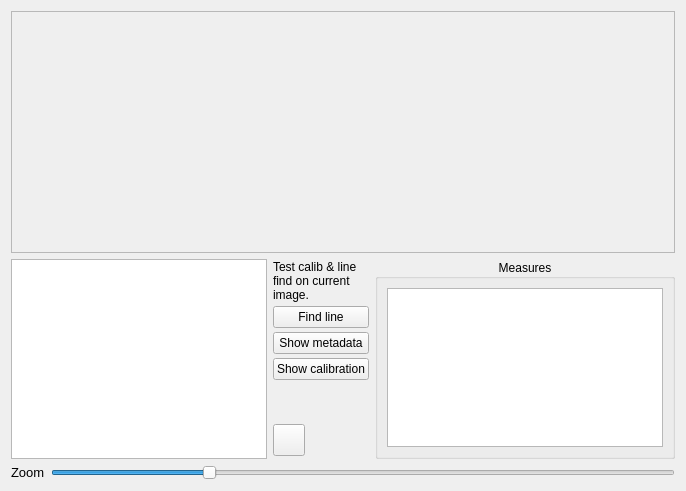
        <widget class="QWidget" name="widget_2" native="true">
         <property name="sizePolicy">
          <sizepolicy hsizetype="Expanding" vsizetype="Preferred">
           <horstretch>5</horstretch>
           <verstretch>0</verstretch>
          </sizepolicy>
         </property>
         <property name="minimumSize">
          <size>
           <width>640</width>
           <height>0</height>
          </size>
         </property>
         <layout class="QHBoxLayout" name="horizontalLayout_2">
          <item>
           <layout class="QVBoxLayout" name="verticalLayout_7">
            <item>
             <widget class="QScrollArea" name="scrollArea_ImgDisplay">
              <property name="sizePolicy">
               <sizepolicy hsizetype="Expanding" vsizetype="Expanding">
                <horstretch>1</horstretch>
                <verstretch>0</verstretch>
               </sizepolicy>
              </property>
              <property name="minimumSize">
               <size>
                <width>180</width>
                <height>242</height>
               </size>
              </property>
              <property name="font">
               <font>
                <pointsize>10</pointsize>
               </font>
              </property>
              <property name="widgetResizable">
               <bool>true</bool>
              </property>
              <widget class="QWidget" name="scrollAreaWidgetContents">
               <property name="geometry">
                <rect>
                 <x>0</x>
                 <y>0</y>
                 <width>867</width>
                 <height>581</height>
                </rect>
               </property>
              </widget>
             </widget>
            </item>
            <item>
             <layout class="QHBoxLayout" name="horizontalLayout_4">
              <item>
               <widget class="QTextEdit" name="textEdit_msgs">
                <property name="sizePolicy">
                 <sizepolicy hsizetype="MinimumExpanding" vsizetype="Preferred">
                  <horstretch>1</horstretch>
                  <verstretch>0</verstretch>
                 </sizepolicy>
                </property>
                <property name="minimumSize">
                 <size>
                  <width>0</width>
                  <height>150</height>
                 </size>
                </property>
                <property name="maximumSize">
                 <size>
                  <width>16777215</width>
                  <height>200</height>
                 </size>
                </property>
               </widget>
              </item>
              <item>
               <layout class="QVBoxLayout" name="verticalLayout_10">
                <property name="spacing">
                 <number>3</number>
                </property>
                <item>
                 <widget class="QLabel" name="label_12">
                  <property name="sizePolicy">
                   <sizepolicy hsizetype="MinimumExpanding" vsizetype="Fixed">
                    <horstretch>0</horstretch>
                    <verstretch>0</verstretch>
                   </sizepolicy>
                  </property>
                  <property name="toolTip">
                   <string>&lt;html&gt;&lt;head/&gt;&lt;body&gt;&lt;p&gt;When you click Find line here or in the main window, the calib file is updated with the current waterline search ROI positions. This “locks in” the relative locations of the waterline and calib ROI positions. Then, when images are processed, the waterline ROI is anchored to the calib ROI. The end result is a robust pair of ROIs that accommodate significant shifts in field of view. &lt;/p&gt;&lt;/body&gt;&lt;/html&gt;</string>
                  </property>
                  <property name="text">
                   <string>&lt;html&gt;&lt;head/&gt;&lt;body&gt;&lt;p&gt;Test calib &amp;amp; line find on current image.&lt;/p&gt;&lt;/body&gt;&lt;/html&gt;</string>
                  </property>
                  <property name="textFormat">
                   <enum>Qt::TextFormat::MarkdownText</enum>
                  </property>
                  <property name="wordWrap">
                   <bool>true</bool>
                  </property>
                 </widget>
                </item>
                <item>
                 <widget class="QPushButton" name="pushButton_findLineCurrentImage">
                  <property name="sizePolicy">
                   <sizepolicy hsizetype="MinimumExpanding" vsizetype="Fixed">
                    <horstretch>0</horstretch>
                    <verstretch>0</verstretch>
                   </sizepolicy>
                  </property>
                  <property name="toolTip">
                   <string>&lt;html&gt;&lt;head/&gt;&lt;body&gt;&lt;p&gt;When you click Find line here or in the main window, the calib file is updated with the current waterline search ROI positions. This “locks in” the relative locations of the waterline and calib ROI positions. Then, when images are processed, the waterline ROI is anchored to the calib ROI. The end result is a robust pair of ROIs that accommodate significant shifts in field of view. &lt;/p&gt;&lt;/body&gt;&lt;/html&gt;</string>
                  </property>
                  <property name="text">
                   <string>Find line</string>
                  </property>
                 </widget>
                </item>
                <item>
                 <widget class="QPushButton" name="pushButton_showImageMetadata">
                  <property name="sizePolicy">
                   <sizepolicy hsizetype="MinimumExpanding" vsizetype="Fixed">
                    <horstretch>0</horstretch>
                    <verstretch>0</verstretch>
                   </sizepolicy>
                  </property>
                  <property name="toolTip">
                   <string>&lt;html&gt;&lt;head/&gt;&lt;body&gt;&lt;p&gt;When you click Find line here or in the main window, the calib file is updated with the current waterline search ROI positions. This “locks in” the relative locations of the waterline and calib ROI positions. Then, when images are processed, the waterline ROI is anchored to the calib ROI. The end result is a robust pair of ROIs that accommodate significant shifts in field of view. &lt;/p&gt;&lt;/body&gt;&lt;/html&gt;</string>
                  </property>
                  <property name="text">
                   <string>Show metadata</string>
                  </property>
                 </widget>
                </item>
                <item>
                 <widget class="QPushButton" name="pushButton_showCalibration">
                  <property name="sizePolicy">
                   <sizepolicy hsizetype="MinimumExpanding" vsizetype="Fixed">
                    <horstretch>0</horstretch>
                    <verstretch>0</verstretch>
                   </sizepolicy>
                  </property>
                  <property name="toolTip">
                   <string>&lt;html&gt;&lt;head/&gt;&lt;body&gt;&lt;p&gt;When you click Find line here or in the main window, the calib file is updated with the current waterline search ROI positions. This “locks in” the relative locations of the waterline and calib ROI positions. Then, when images are processed, the waterline ROI is anchored to the calib ROI. The end result is a robust pair of ROIs that accommodate significant shifts in field of view. &lt;/p&gt;&lt;/body&gt;&lt;/html&gt;</string>
                  </property>
                  <property name="text">
                   <string>Show calibration</string>
                  </property>
                 </widget>
                </item>
                <item>
                 <spacer name="verticalSpacer">
                  <property name="orientation">
                   <enum>Qt::Orientation::Vertical</enum>
                  </property>
                  <property name="sizeType">
                   <enum>QSizePolicy::Policy::Preferred</enum>
                  </property>
                  <property name="sizeHint" stdset="0">
                   <size>
                    <width>20</width>
                    <height>40</height>
                   </size>
                  </property>
                 </spacer>
                </item>
                <item>
                 <layout class="QHBoxLayout" name="horizontalLayout_6">
                  <property name="spacing">
                   <number>0</number>
                  </property>
                  <item>
                   <widget class="QToolButton" name="toolButton_clearMsgs">
                    <property name="minimumSize">
                     <size>
                      <width>32</width>
                      <height>32</height>
                     </size>
                    </property>
                    <property name="maximumSize">
                     <size>
                      <width>32</width>
                      <height>32</height>
                     </size>
                    </property>
                    <property name="toolTip">
                     <string>Clear message box</string>
                    </property>
                    <property name="text">
                     <string/>
                    </property>
                    <property name="icon">
                     <iconset resource="resources.qrc">
                      <normaloff>:/icons/icons/sweep_clear.png</normaloff>:/icons/icons/sweep_clear.png</iconset>
                    </property>
                    <property name="iconSize">
                     <size>
                      <width>36</width>
                      <height>36</height>
                     </size>
                    </property>
                    <property name="toolButtonStyle">
                     <enum>Qt::ToolButtonStyle::ToolButtonIconOnly</enum>
                    </property>
                   </widget>
                  </item>
                  <item>
                   <spacer name="horizontalSpacer_8">
                    <property name="orientation">
                     <enum>Qt::Orientation::Horizontal</enum>
                    </property>
                    <property name="sizeType">
                     <enum>QSizePolicy::Policy::MinimumExpanding</enum>
                    </property>
                    <property name="sizeHint" stdset="0">
                     <size>
                      <width>0</width>
                      <height>20</height>
                     </size>
                    </property>
                   </spacer>
                  </item>
                 </layout>
                </item>
               </layout>
              </item>
              <item>
               <widget class="QGroupBox" name="groupBox">
                <property name="minimumSize">
                 <size>
                  <width>300</width>
                  <height>150</height>
                 </size>
                </property>
                <property name="maximumSize">
                 <size>
                  <width>300</width>
                  <height>200</height>
                 </size>
                </property>
                <property name="toolTip">
                 <string>&lt;html&gt;&lt;head/&gt;&lt;body&gt;Shows the position of the cursor when the right mouse button is pressed and the mouse is moved.&lt;/body&gt;&lt;/html&gt;</string>
                </property>
                <property name="title">
                 <string>Measures</string>
                </property>
                <property name="alignment">
                 <set>Qt::AlignmentFlag::AlignCenter</set>
                </property>
                <layout class="QVBoxLayout" name="verticalLayout_9">
                 <item>
                  <widget class="QTextEdit" name="textEdit_measures">
                   <property name="sizePolicy">
                    <sizepolicy hsizetype="MinimumExpanding" vsizetype="Preferred">
                     <horstretch>0</horstretch>
                     <verstretch>0</verstretch>
                    </sizepolicy>
                   </property>
                   <property name="font">
                    <font>
                     <family>Latin Modern Mono</family>
                     <pointsize>8</pointsize>
                     <bold>false</bold>
                    </font>
                   </property>
                  </widget>
                 </item>
                </layout>
               </widget>
              </item>
             </layout>
            </item>
            <item>
             <layout class="QHBoxLayout" name="horizontalLayout_5">
              <item>
               <widget class="QLabel" name="label">
                <property name="font">
                 <font>
                  <pointsize>10</pointsize>
                 </font>
                </property>
                <property name="text">
                 <string>Zoom</string>
                </property>
               </widget>
              </item>
              <item>
               <widget class="QSlider" name="horizontalSlider_zoom">
                <property name="sizePolicy">
                 <sizepolicy hsizetype="MinimumExpanding" vsizetype="Fixed">
                  <horstretch>0</horstretch>
                  <verstretch>0</verstretch>
                 </sizepolicy>
                </property>
                <property name="font">
                 <font>
                  <pointsize>10</pointsize>
                 </font>
                </property>
                <property name="cursor">
                 <cursorShape>SizeVerCursor</cursorShape>
                </property>
                <property name="minimum">
                 <number>1</number>
                </property>
                <property name="maximum">
                 <number>400</number>
                </property>
                <property name="sliderPosition">
                 <number>100</number>
                </property>
                <property name="orientation">
                 <enum>Qt::Orientation::Horizontal</enum>
                </property>
               </widget>
              </item>
             </layout>
            </item>
           </layout>
          </item>
         </layout>
        </widget>
